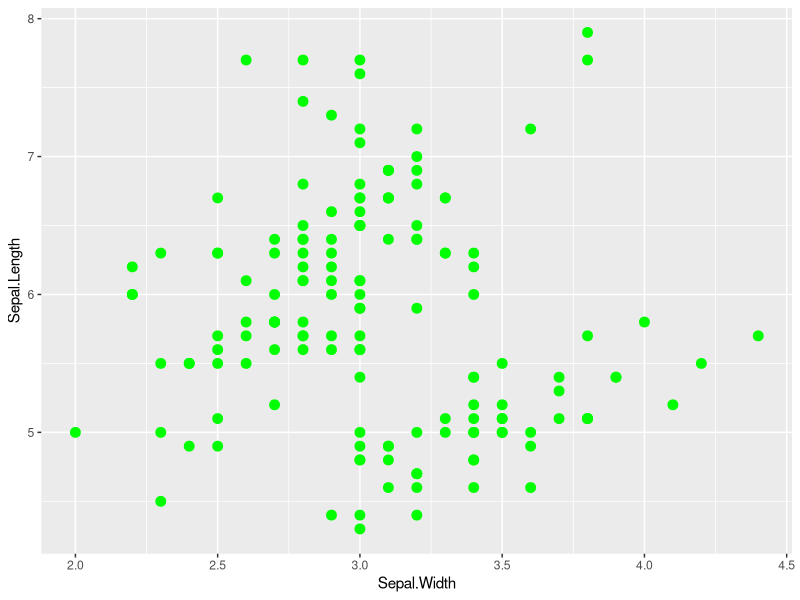
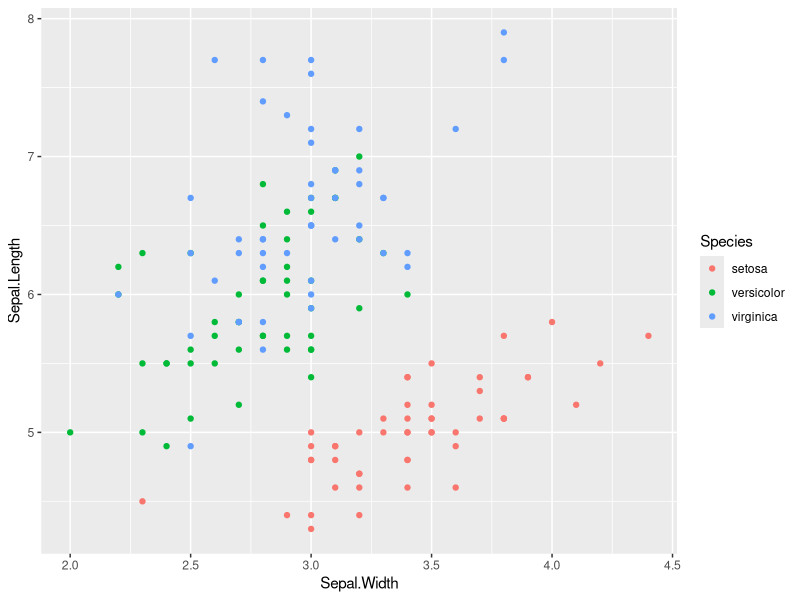
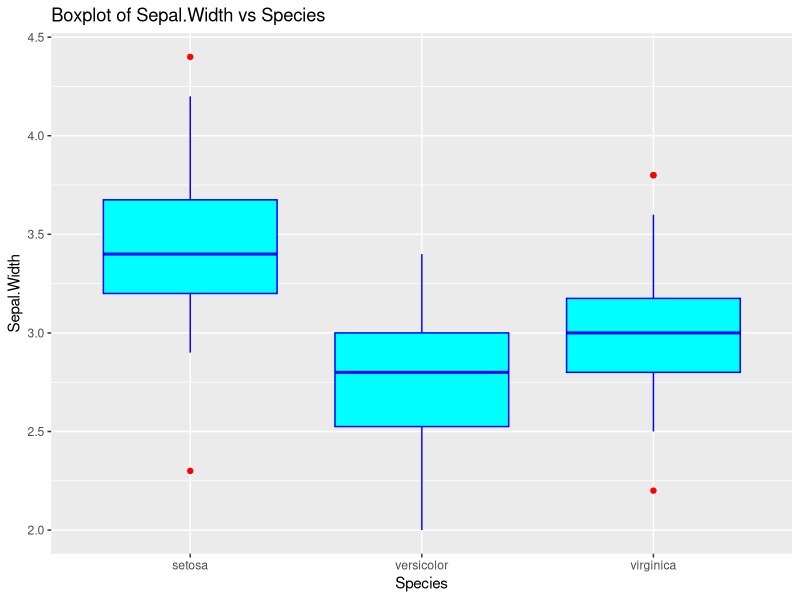
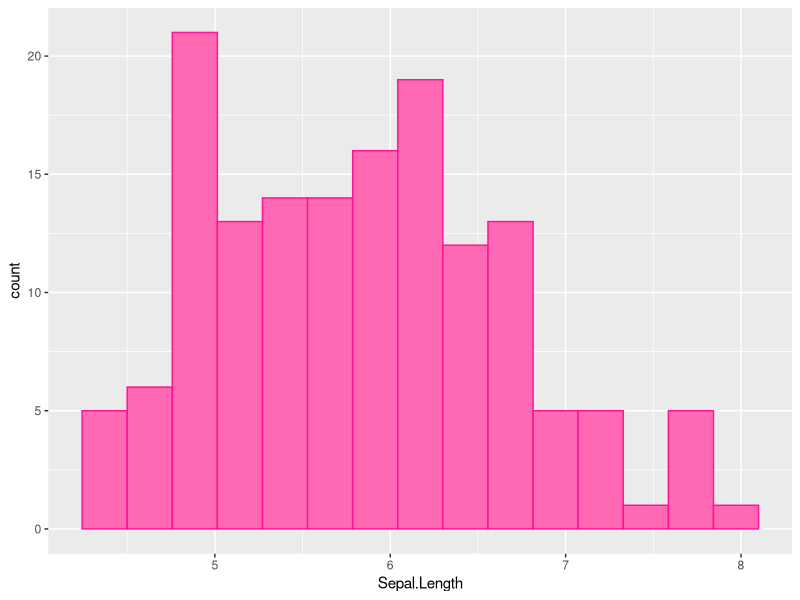
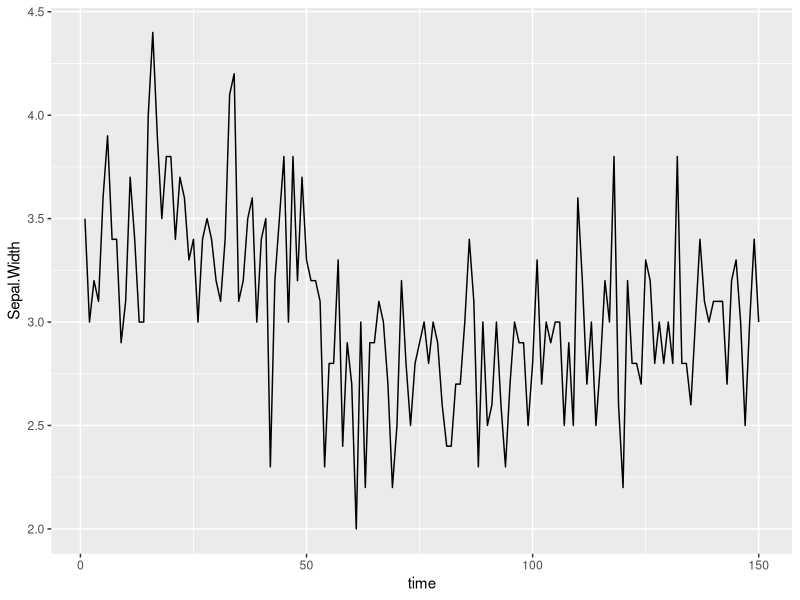
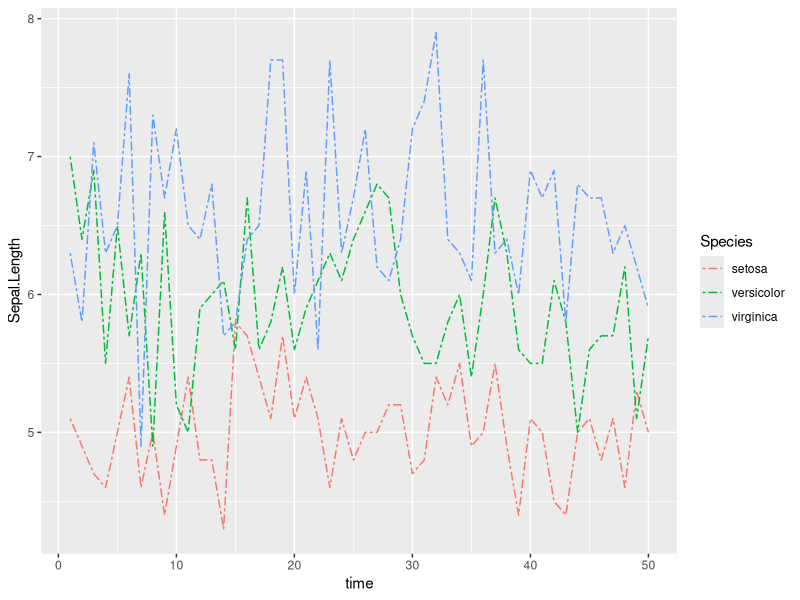
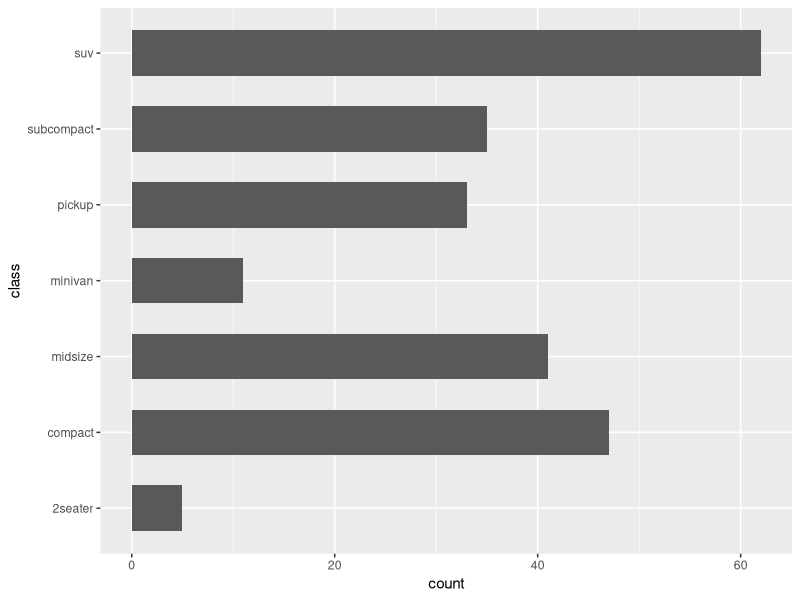
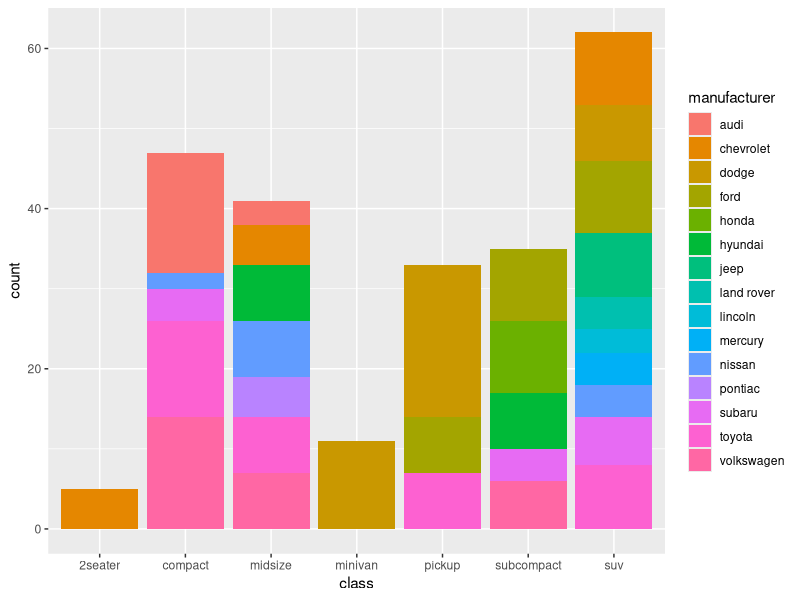

R code for these plots, in order:
## ---- chunk 1
require(knitr) 
options(width=80)
opts_chunk$set(list(dev = 'png', fig.cap='', fig.show='hold', dpi=100, fig.width=5, fig.height=5, fig.pos='H!'))#, fig.path="figures/lm-"))
show_solution <- TRUE
## ---- chunk 2
require(ggplot2)
## ---- chunk 3
data("iris")
## ---- chunk 4
dim(iris)
head(iris)
str(iris)
## ---- chunk 5
data("mpg")
## ---- chunk 6
dim(mpg)
head(mpg)
str(mpg)
## ---- chunk 7
pl <- ggplot(data = iris, mapping = aes(x=Sepal.Width, y=Sepal.Length)) +
        geom_point(size=3, colour="green", fill="green")
pl
## ---- chunk 8
pl <- ggplot(data = iris, mapping = aes(x=Sepal.Width, y=Sepal.Length, colour=Species)) +
        geom_point()
pl
## ---- chunk 9
pl <- ggplot(data=iris, aes(x=Species, y=Sepal.Width)) + 
  geom_boxplot(fill="#00FFFF", colour="#0000FF", outlier.colour = "red") +
  ggtitle("Boxplot of Sepal.Width vs Species")
pl 
## ---- chunk 10
pl <- ggplot(data=iris, aes(x=Sepal.Length)) + 
    geom_histogram(fill="hotpink", colour="deeppink", bins=15)
pl
## ---- chunk 11
require(dplyr)
iris2 <- iris %>% mutate(time=1:150)
## ---- chunk 12
ggplot(data = iris2, mapping = aes(y=Sepal.Width, x= time)) + geom_line()
## ---- chunk 13
iris3 <- iris %>% mutate(time=rep(1:50, times=3))
## ---- chunk 14
ggplot(data = iris3, mapping = aes(y=Sepal.Length, x= time, colour=Species)) + 
  geom_line(linetype=6)
## ---- chunk 15
pl <- ggplot(mpg, aes(class)) + 
      coord_flip() +
      geom_bar(width=0.6)
pl
## ---- chunk 16
pl <- ggplot(mpg, aes(class, fill=manufacturer)) +
  geom_bar()
pl
## ---- chunk 17
pl <- ggplot(mpg, aes(class, fill=manufacturer)) +
  geom_bar(position ="fill")
pl
